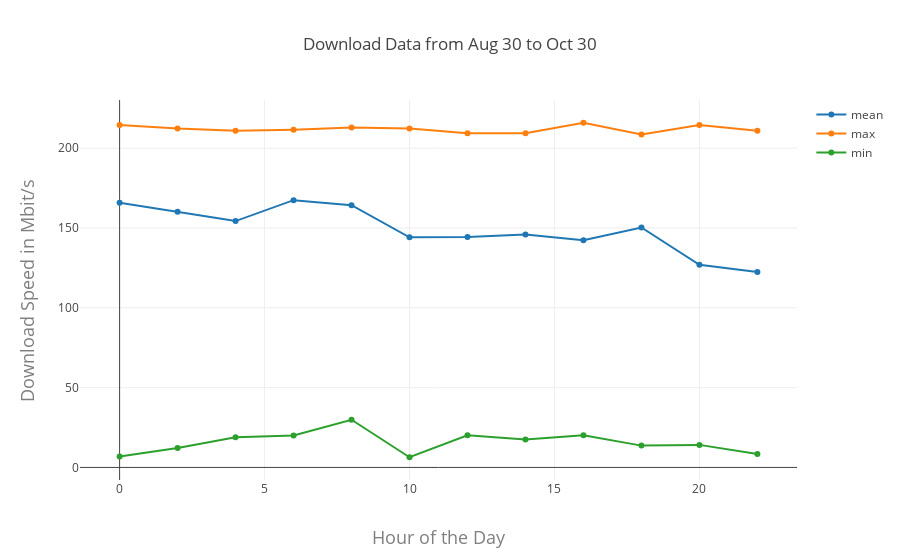

The code cell stored with this chart in its notebook:
### Code cell
download_data = [Scatter(x=data.index, y=data.download, name=name) for data, name in 
             ((by_hour_mean, 'mean'), (by_hour_max, 'max'), (by_hour_min, 'min'))]
download_layout = Layout(
    title=f'Download Data from {first_day} to {last_day}',
    xaxis=dict(
        title='Hour of the Day',
        titlefont=dict(
            size=18,
            color='#7f7f7f'
        )
    ),
    yaxis=dict(
        title='Download Speed in Mbit/s',
        titlefont=dict(
            size=18,
            color='#7f7f7f'
        )
    )
)

iplot(Figure(data=download_data, layout=download_layout))

### Figure 1 — Plotly figure (JSON) as saved in the notebook; plotly's stock layout.template omitted (floating-point values rounded to 4 significant figures)
{"data": [{"name": "mean", "type": "scatter", "x": [0, 2, 4, 6, 8, 10, 12, 14, 16, 18, 20, 22], "y": [165.9, 160.2, 154.3, 167.4, 164.2, 144.2, 144.3, 145.9, 142.3, 150.3, 126.9, 122.4]}, {"name": "max", "type": "scatter", "x": [0, 2, 4, 6, 8, 10, 12, 14, 16, 18, 20, 22], "y": [214.6, 212.3, 210.8, 211.6, 212.9, 212.2, 209.4, 209.4, 215.9, 208.6, 214.5, 210.9]}, {"name": "min", "type": "scatter", "x": [0, 2, 4, 6, 8, 10, 12, 14, 16, 18, 20, 22], "y": [6.91, 12.15, 18.96, 20, 29.88, 6.39, 20.16, 17.47, 20.13, 13.68, 14.14, 8.47]}], "layout": {"title": "Download Data from Aug 30 to Oct 30", "xaxis": {"title": "Hour of the Day", "titlefont": {"color": "#7f7f7f", "size": 18}}, "yaxis": {"title": "Download Speed in Mbit/s", "titlefont": {"color": "#7f7f7f", "size": 18}}}}
